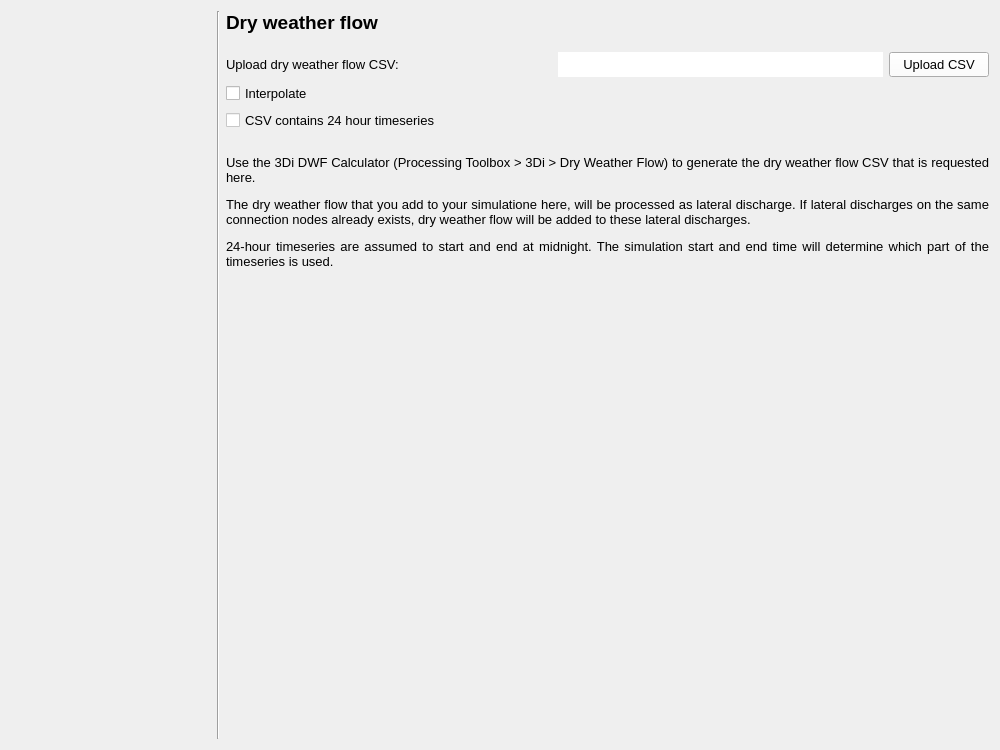
<?xml version="1.0" encoding="UTF-8"?>
<ui version="4.0">
 <class>Form</class>
 <widget class="QWidget" name="Form">
  <property name="geometry">
   <rect>
    <x>0</x>
    <y>0</y>
    <width>1000</width>
    <height>750</height>
   </rect>
  </property>
  <property name="minimumSize">
   <size>
    <width>0</width>
    <height>0</height>
   </size>
  </property>
  <property name="palette">
   <palette>
    <active>
     <colorrole role="Button">
      <brush brushstyle="SolidPattern">
       <color alpha="255">
        <red>255</red>
        <green>255</green>
        <blue>255</blue>
       </color>
      </brush>
     </colorrole>
    </active>
    <inactive>
     <colorrole role="Button">
      <brush brushstyle="SolidPattern">
       <color alpha="255">
        <red>255</red>
        <green>255</green>
        <blue>255</blue>
       </color>
      </brush>
     </colorrole>
    </inactive>
    <disabled>
     <colorrole role="Button">
      <brush brushstyle="SolidPattern">
       <color alpha="255">
        <red>255</red>
        <green>255</green>
        <blue>255</blue>
       </color>
      </brush>
     </colorrole>
    </disabled>
   </palette>
  </property>
  <property name="font">
   <font>
    <family>Segoe UI</family>
    <pointsize>12</pointsize>
   </font>
  </property>
  <property name="windowTitle">
   <string>Form</string>
  </property>
  <layout class="QGridLayout" name="gridLayout">
   <item row="6" column="2">
    <spacer name="horizontalSpacer">
     <property name="orientation">
      <enum>Qt::Horizontal</enum>
     </property>
     <property name="sizeHint" stdset="0">
      <size>
       <width>40</width>
       <height>20</height>
      </size>
     </property>
    </spacer>
   </item>
   <item row="5" column="2">
    <spacer name="verticalSpacer_4">
     <property name="orientation">
      <enum>Qt::Vertical</enum>
     </property>
     <property name="sizeHint" stdset="0">
      <size>
       <width>20</width>
       <height>40</height>
      </size>
     </property>
    </spacer>
   </item>
   <item row="0" column="0" rowspan="7">
    <widget class="QWidget" name="wizard_steps_widget" native="true">
     <property name="sizePolicy">
      <sizepolicy hsizetype="Preferred" vsizetype="Expanding">
       <horstretch>0</horstretch>
       <verstretch>0</verstretch>
      </sizepolicy>
     </property>
     <property name="minimumSize">
      <size>
       <width>200</width>
       <height>0</height>
      </size>
     </property>
     <property name="maximumSize">
      <size>
       <width>200</width>
       <height>16777215</height>
      </size>
     </property>
     <layout class="QVBoxLayout" name="verticalLayout"/>
    </widget>
   </item>
   <item row="0" column="2">
    <widget class="QLabel" name="label_3">
     <property name="font">
      <font>
       <family>Segoe UI</family>
       <pointsize>14</pointsize>
       <weight>75</weight>
       <bold>true</bold>
       <underline>false</underline>
      </font>
     </property>
     <property name="text">
      <string>Dry weather flow</string>
     </property>
    </widget>
   </item>
   <item row="0" column="1" rowspan="7">
    <widget class="Line" name="line">
     <property name="sizePolicy">
      <sizepolicy hsizetype="Fixed" vsizetype="Expanding">
       <horstretch>0</horstretch>
       <verstretch>0</verstretch>
      </sizepolicy>
     </property>
     <property name="orientation">
      <enum>Qt::Vertical</enum>
     </property>
    </widget>
   </item>
   <item row="3" column="2">
    <layout class="QGridLayout" name="gridLayout_2">
     <property name="bottomMargin">
      <number>0</number>
     </property>
     <item row="0" column="2">
      <widget class="QPushButton" name="pb_upload_dwf">
       <property name="sizePolicy">
        <sizepolicy hsizetype="Minimum" vsizetype="Preferred">
         <horstretch>0</horstretch>
         <verstretch>0</verstretch>
        </sizepolicy>
       </property>
       <property name="minimumSize">
        <size>
         <width>100</width>
         <height>25</height>
        </size>
       </property>
       <property name="maximumSize">
        <size>
         <width>16777215</width>
         <height>16777215</height>
        </size>
       </property>
       <property name="font">
        <font>
         <family>Segoe UI</family>
         <pointsize>10</pointsize>
        </font>
       </property>
       <property name="text">
        <string>Upload CSV</string>
       </property>
      </widget>
     </item>
     <item row="0" column="1">
      <widget class="QLineEdit" name="dwf_upload">
       <property name="enabled">
        <bool>true</bool>
       </property>
       <property name="sizePolicy">
        <sizepolicy hsizetype="Expanding" vsizetype="Preferred">
         <horstretch>0</horstretch>
         <verstretch>0</verstretch>
        </sizepolicy>
       </property>
       <property name="minimumSize">
        <size>
         <width>300</width>
         <height>25</height>
        </size>
       </property>
       <property name="maximumSize">
        <size>
         <width>16777215</width>
         <height>16777215</height>
        </size>
       </property>
       <property name="font">
        <font>
         <family>Segoe UI</family>
         <pointsize>10</pointsize>
        </font>
       </property>
       <property name="styleSheet">
        <string notr="true">QLineEdit {background-color: white;}</string>
       </property>
       <property name="frame">
        <bool>false</bool>
       </property>
       <property name="readOnly">
        <bool>true</bool>
       </property>
      </widget>
     </item>
     <item row="2" column="0">
      <widget class="QCheckBox" name="cb_24h">
       <property name="sizePolicy">
        <sizepolicy hsizetype="Expanding" vsizetype="Fixed">
         <horstretch>0</horstretch>
         <verstretch>0</verstretch>
        </sizepolicy>
       </property>
       <property name="minimumSize">
        <size>
         <width>0</width>
         <height>0</height>
        </size>
       </property>
       <property name="maximumSize">
        <size>
         <width>16777215</width>
         <height>16777215</height>
        </size>
       </property>
       <property name="palette">
        <palette>
         <active>
          <colorrole role="Button">
           <brush brushstyle="SolidPattern">
            <color alpha="255">
             <red>255</red>
             <green>255</green>
             <blue>255</blue>
            </color>
           </brush>
          </colorrole>
          <colorrole role="Base">
           <brush brushstyle="SolidPattern">
            <color alpha="255">
             <red>255</red>
             <green>255</green>
             <blue>255</blue>
            </color>
           </brush>
          </colorrole>
          <colorrole role="Window">
           <brush brushstyle="SolidPattern">
            <color alpha="255">
             <red>255</red>
             <green>255</green>
             <blue>255</blue>
            </color>
           </brush>
          </colorrole>
         </active>
         <inactive>
          <colorrole role="Button">
           <brush brushstyle="SolidPattern">
            <color alpha="255">
             <red>255</red>
             <green>255</green>
             <blue>255</blue>
            </color>
           </brush>
          </colorrole>
          <colorrole role="Base">
           <brush brushstyle="SolidPattern">
            <color alpha="255">
             <red>255</red>
             <green>255</green>
             <blue>255</blue>
            </color>
           </brush>
          </colorrole>
          <colorrole role="Window">
           <brush brushstyle="SolidPattern">
            <color alpha="255">
             <red>255</red>
             <green>255</green>
             <blue>255</blue>
            </color>
           </brush>
          </colorrole>
         </inactive>
         <disabled>
          <colorrole role="Button">
           <brush brushstyle="SolidPattern">
            <color alpha="255">
             <red>255</red>
             <green>255</green>
             <blue>255</blue>
            </color>
           </brush>
          </colorrole>
          <colorrole role="Base">
           <brush brushstyle="SolidPattern">
            <color alpha="255">
             <red>255</red>
             <green>255</green>
             <blue>255</blue>
            </color>
           </brush>
          </colorrole>
          <colorrole role="Window">
           <brush brushstyle="SolidPattern">
            <color alpha="255">
             <red>255</red>
             <green>255</green>
             <blue>255</blue>
            </color>
           </brush>
          </colorrole>
         </disabled>
        </palette>
       </property>
       <property name="font">
        <font>
         <family>Segoe UI</family>
         <pointsize>10</pointsize>
        </font>
       </property>
       <property name="text">
        <string>CSV contains 24 hour timeseries</string>
       </property>
      </widget>
     </item>
     <item row="1" column="0">
      <widget class="QCheckBox" name="cb_interpolate_dwf">
       <property name="sizePolicy">
        <sizepolicy hsizetype="Preferred" vsizetype="Preferred">
         <horstretch>0</horstretch>
         <verstretch>0</verstretch>
        </sizepolicy>
       </property>
       <property name="minimumSize">
        <size>
         <width>0</width>
         <height>0</height>
        </size>
       </property>
       <property name="maximumSize">
        <size>
         <width>16777215</width>
         <height>16777215</height>
        </size>
       </property>
       <property name="font">
        <font>
         <family>Segoe UI</family>
         <pointsize>10</pointsize>
        </font>
       </property>
       <property name="layoutDirection">
        <enum>Qt::LeftToRight</enum>
       </property>
       <property name="text">
        <string>Interpolate</string>
       </property>
       <property name="checked">
        <bool>false</bool>
       </property>
      </widget>
     </item>
     <item row="0" column="0">
      <widget class="QLabel" name="dwf_layout">
       <property name="minimumSize">
        <size>
         <width>0</width>
         <height>20</height>
        </size>
       </property>
       <property name="maximumSize">
        <size>
         <width>16777215</width>
         <height>16777215</height>
        </size>
       </property>
       <property name="font">
        <font>
         <family>Segoe UI</family>
         <pointsize>10</pointsize>
        </font>
       </property>
       <property name="text">
        <string>Upload dry weather flow CSV:</string>
       </property>
      </widget>
     </item>
     <item row="3" column="0" colspan="3">
      <widget class="QLabel" name="label">
       <property name="sizePolicy">
        <sizepolicy hsizetype="Preferred" vsizetype="Minimum">
         <horstretch>0</horstretch>
         <verstretch>0</verstretch>
        </sizepolicy>
       </property>
       <property name="text">
        <string>&lt;html&gt;&lt;head/&gt;&lt;body&gt;&lt;p align=&quot;justify&quot;&gt;&lt;br/&gt;&lt;span style=&quot; font-size:10pt;&quot;&gt;Use the 3Di DWF Calculator (Processing Toolbox &amp;gt; 3Di &amp;gt; Dry Weather Flow) to generate the dry weather flow CSV that is requested here.&lt;/span&gt;&lt;/p&gt;&lt;p align=&quot;justify&quot;&gt;&lt;span style=&quot; font-size:10pt;&quot;&gt;The dry weather flow that you add to your simulatione here, will be processed as lateral discharge. If lateral discharges on the same connection nodes already exists, dry weather flow will be added to these lateral discharges.&lt;/span&gt;&lt;/p&gt;&lt;p align=&quot;justify&quot;&gt;&lt;span style=&quot; font-size:10pt;&quot;&gt;24-hour timeseries are assumed to start and end at midnight. The simulation start and end time will determine which part of the timeseries is used.&lt;/span&gt;&lt;/p&gt;&lt;/body&gt;&lt;/html&gt;</string>
       </property>
       <property name="textFormat">
        <enum>Qt::RichText</enum>
       </property>
       <property name="wordWrap">
        <bool>true</bool>
       </property>
      </widget>
     </item>
    </layout>
   </item>
  </layout>
 </widget>
 <resources/>
 <connections/>
</ui>
